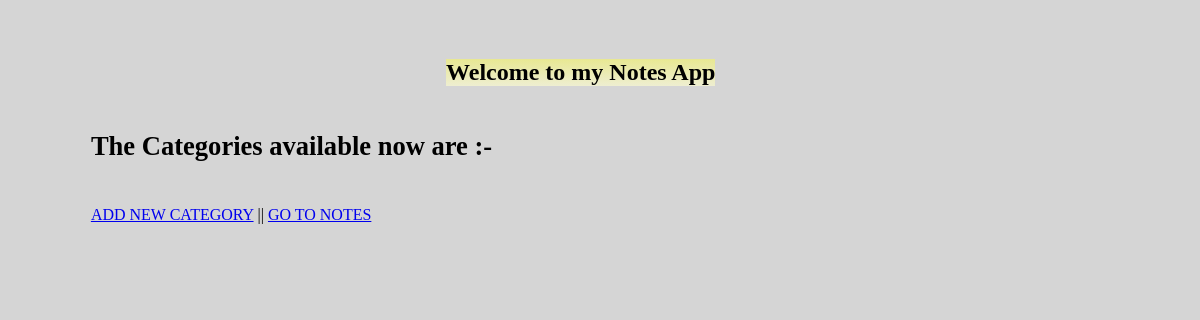
The app's page /, older data.
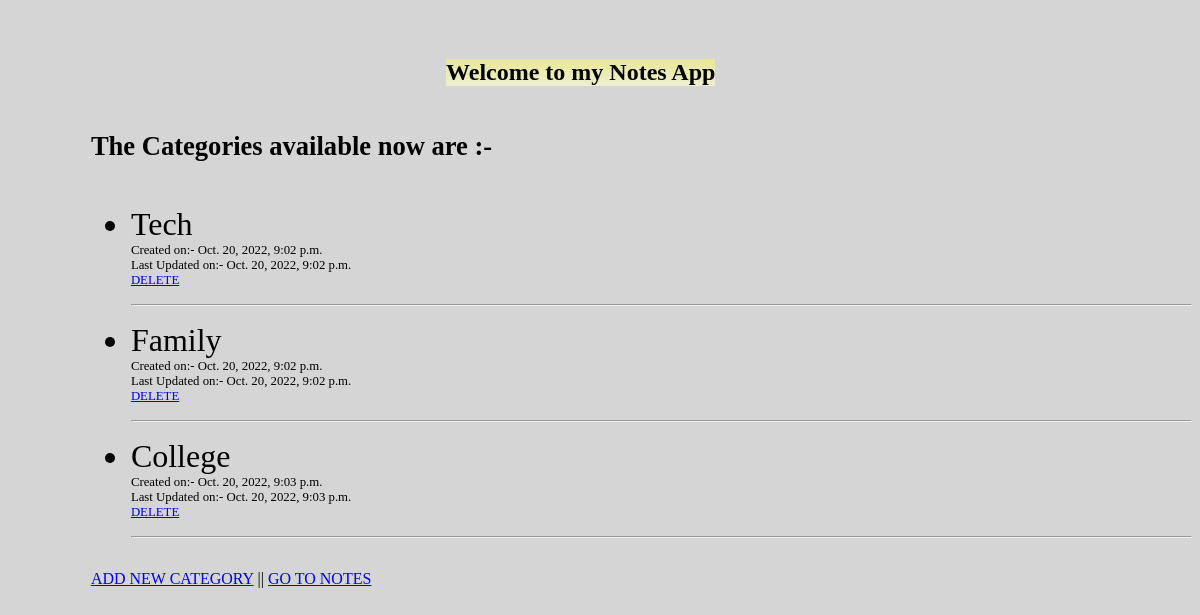
The same page, newer data.
### note/models.py (models this page shows, shortened)
class category(models.Model):
    user = models.ForeignKey(User, on_delete=models.CASCADE,null=True)
    category = models.CharField(max_length=50,null=True)
    time_created = models.DateTimeField(auto_now_add=True)
    time_updated = models.DateTimeField(auto_now=True)

### note/views.py (the view)
# urls.py: path("",views.Home, name="home"),
def Home(request):
    categ= category.objects.all()
    context = {'cat' : categ}
    return render(request, "note/home.html", context)

### note/templates/note/home.html (shortened to what this page needs)
<div>
    <h2>Welcome to my Notes App</h2>
    <div id="category" class="cat">
        <h5>The Categories available now are :-</h5>
        <ul>
            {% for categ in cat %}
            <div>
            <li>{{categ.category}}<br> <div class="time">Created on:- {{categ.time_created}}</div><div class="time">Last Updated on:- {{categ.time_updated}}</div> <a id="del" href="{% url 'catdelete' categ.id %}">DELETE</a><hr></li>
            </div>
            {% endfor %}
        </ul>
    </div>
    <div class="cat">
        <a href="{% url 'add' %}">ADD NEW CATEGORY</a> || <a href="{% url 'notes' %}">GO TO NOTES</a>
    </div>
</div>

Row changes from the older to the newer data that the page shows:
added category: category "Tech", time_created "Oct. 20, 2022, 9:02 p.m.", time_updated "Oct. 20, 2022, 9:02 p.m."
added category: category "Family", time_created "Oct. 20, 2022, 9:02 p.m.", time_updated "Oct. 20, 2022, 9:02 p.m."
added category: category "College", time_created "Oct. 20, 2022, 9:03 p.m.", time_updated "Oct. 20, 2022, 9:03 p.m."
